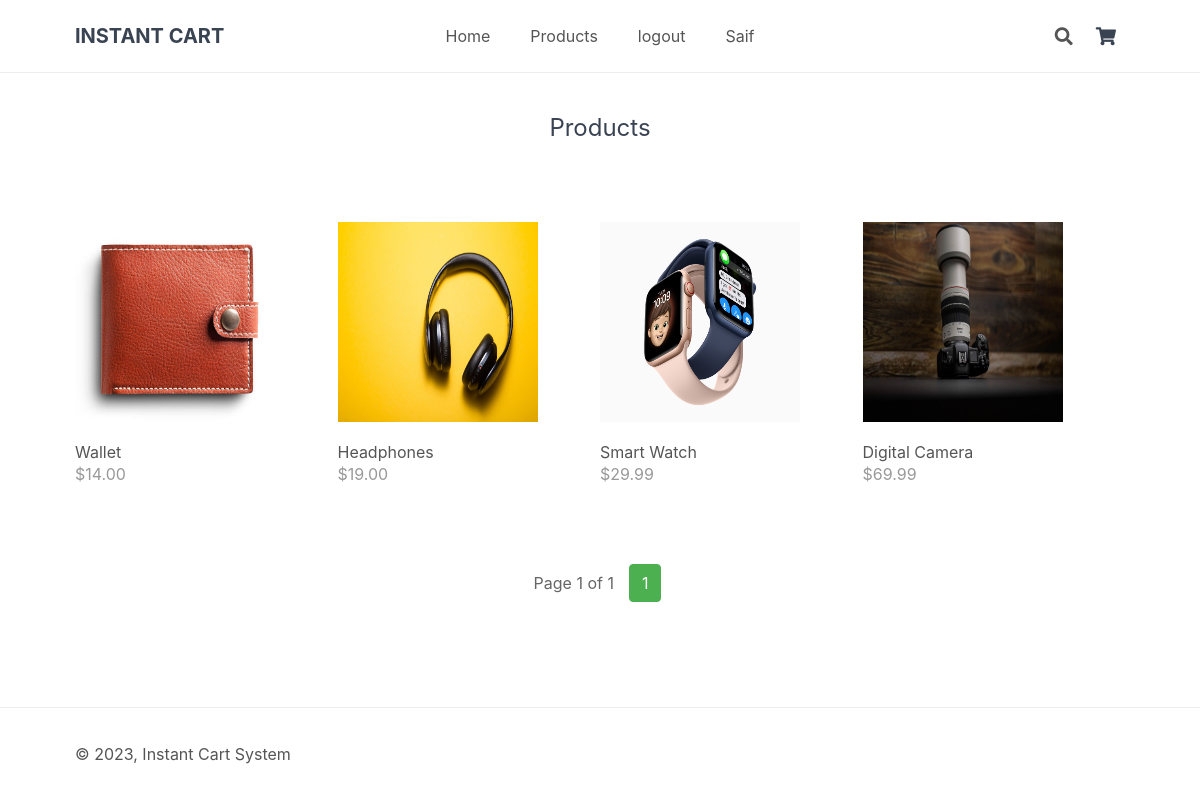
Page /products.php (signed in) on the committed database.
### tables this page shows
CREATE TABLE `products` (
  `id` int(11) NOT NULL,
  `name` varchar(200) NOT NULL,
  `desc` text NOT NULL,
  `price` decimal(7,2) NOT NULL,
  `market_price` decimal(7,2) NOT NULL DEFAULT 0.00,
  `quantity` int(11) NOT NULL,
  `img` text NOT NULL,
  `date_added` datetime NOT NULL DEFAULT current_timestamp()
);

### products.php (the view, shortened to what this page needs)
<?php
require_once './database/connection.php';
$productsPerPage = 4;
$page = isset($_GET['p']) ? (int) $_GET['p'] : 1;
$offset = ($page - 1) * $productsPerPage;
$sql = "SELECT * FROM products LIMIT $offset, $productsPerPage";
$result = mysqli_query($connection, $sql);
?>
<html>
<head>
    <?php include './views/header.php'; ?>
</head>
<body>
    <?php include './views/nav.php'; ?>
    <main>
        <div class="products content-wrapper">
            <h1>Products</h1>
              <div class="products-wrapper">
            <?php
            while ($row = mysqli_fetch_assoc($result)) {
                echo '<a href="product.php?id='.$row['id'].'" class="product">';
                echo '<img src="imgs/'.$row['img'].'" width="200" height="200" alt="'.$row['name'].'">';
                echo '<span class="name">'.$row['name'].'</span>';
                echo '<span class="price">$'.$row['price'].'</span>';
                echo '</a>';
            }
            $sql = 'SELECT COUNT(*) AS total FROM products';
            $result = mysqli_query($connection, $sql);
            $row = mysqli_fetch_assoc($result);
            $totalProducts = $row['total'];
            $totalPages = ceil($totalProducts / $productsPerPage);
            echo '</div><div class="pagination">';
            echo '<span class="page">Page '.$page.' of '.$totalPages.'</span>';
            for ($i = 1; $i <= $totalPages; ++$i) {
                if ($i === $page) {
                    echo '<span class="current">'.$i.'</span>';
                } else {
                    echo '<a href="products.php?p='.$i.'">'.$i.'</a>';
                }
            }
            echo '</div>';
            ?>
        </div>
    </main>
    <?php include './views/footer.php'; ?>
</body>
</html>

### style.css (style rules this page uses)
* { box-sizing: border-box; font-family: -apple-system, BlinkMacSystemFont, segoe ui, roboto, oxygen, ubuntu, cantarell, fira sans, droid sans, helvetica neue, Arial, sans-serif; font-size: 16px }
html { height: 100% }
body { position: relative; min-height: 100%; color: #555; background-color: #fff; margin: 0; padding-bottom: 100px }
h1, h2, h3, h4, h5 { color: #394352 }
.content-wrapper { width: 1050px; margin: 0 auto }
main .recentlyadded .products, main .products .products-wrapper { display: flex; flex-wrap: wrap; align-items: center; padding: 40px 0 0 }
main .recentlyadded .products .product, main .products .products-wrapper .product { display: block; overflow: hidden; text-decoration: none; width: 25%; padding-bottom: 60px }
main .recentlyadded .products .product img, main .products .products-wrapper .product img { transform: scale(1); transition: transform 1s }
main .recentlyadded .products .product .name, main .products .products-wrapper .product .name { display: block; color: #555; padding: 20px 0 2px }
main .recentlyadded .products .product .price, main .products .products-wrapper .product .price { display: block; color: #999 }
main>.products h1 { display: block; font-weight: 400; margin: 0; padding: 40px 0; font-size: 24px; text-align: center; width: 100% }
.pagination { margin-top: 20px; display: flex; justify-content: center; align-items: center; }
.pagination a, .pagination .current { margin: 0 5px; padding: 8px 12px; text-decoration: none; color: #333; border: 1px solid #ddd; border-radius: 4px; background-color: #fff; transition: background-color 0.3s; }
.pagination .current { background-color: #4CAF50; color: #fff; border: 1px solid #4CAF50; }
.page { margin-right: 10px; color: #666; }

### rows in the picture
products: img (picture), name "Wallet", price "14.00"
products: img (picture), name "Headphones", price "19.00"
products: img (picture), name "Smart Watch", price "29.99"
products: img (picture), name "Digital Camera", price "69.99"

### other values in the picture
$_SESSION['name'] "Saif"
$page "1"
$totalPages "1"
